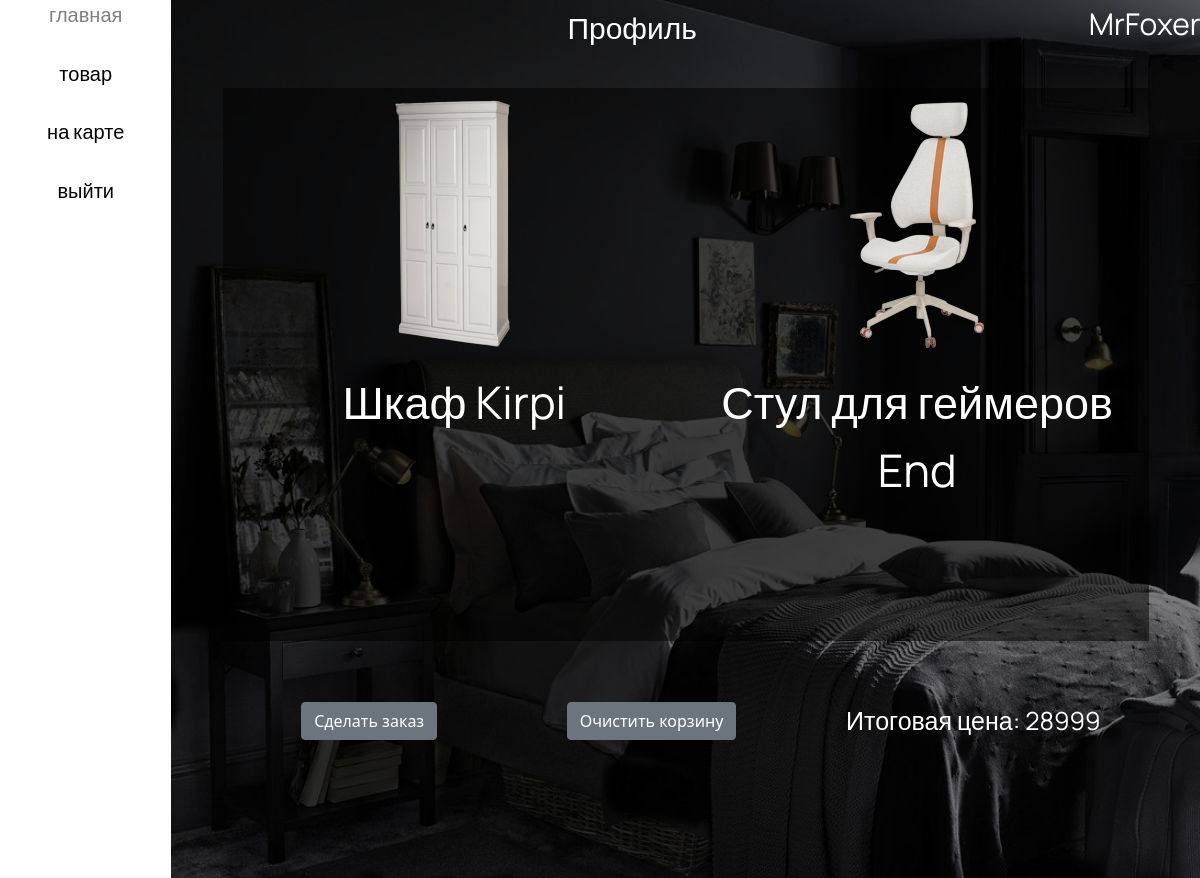
Screenshot of /profile (signed in) with the database file from the repository.
### data/users.py (models this page shows, shortened)
class User(SqlAlchemyBase, UserMixin, SerializerMixin):
    __tablename__ = 'users'
    id = sqlalchemy.Column(sqlalchemy.Integer,
                           primary_key=True, autoincrement=True)
    name = sqlalchemy.Column(sqlalchemy.String, nullable=True)
    email = sqlalchemy.Column(sqlalchemy.String,
                              index=True, unique=True, nullable=True)
    hashed_password = sqlalchemy.Column(sqlalchemy.String, nullable=True)
    created_date = sqlalchemy.Column(sqlalchemy.DateTime,
                                     default=datetime.datetime.now)
    basket = sqlalchemy.Column(sqlalchemy.String, default='')

### data/products.py (models this page shows)
class Product(SqlAlchemyBase, SerializerMixin):
    __tablename__ = 'products'
    id = sqlalchemy.Column(sqlalchemy.Integer, primary_key=True, autoincrement=True)
    name = sqlalchemy.Column(sqlalchemy.String, unique=True)
    price = sqlalchemy.Column(sqlalchemy.Integer, nullable=True)
    image_name = sqlalchemy.Column(sqlalchemy.String)
    description = sqlalchemy.Column(sqlalchemy.String)

### main.py (the view)
@app.route('/profile')
def profile():
    db_sess = db_session.create_session()
    user = db_sess.query(User).filter(User.id == current_user.id).first()
    if user:
        if user.basket == '':
            return render_template('profile.html',
                                   basket=False)
        else:
            user_basket = user.basket.split(', ')
            user_basket_string = ''
            for x in user_basket:
                user_basket_string += x
            total_price = 0
            all_products = []
            for i in user_basket:
                if db_sess.query(Product).filter(Product.id == i).first():
                    all_products.append(db_sess.query(Product).filter(Product.id == i).first())
            for item in all_products:
                total_price += item.price
            return render_template('profile.html',
                                   products=all_products,
                                   total_price=total_price,
                                   user=user,
                                   user_basket=user_basket_string)
    else:
        abort(404)

### data/db_session.py (called while the page is built)
def create_session() -> Session:
    global __factory
    return __factory()

### main.py (called while the page is built)
@login_manager.user_loader
def load_user(user_id):
    db_sess = db_session.create_session()
    return db_sess.query(User).get(user_id)

### templates/profile.html (shortened to what this page needs)
<!DOCTYPE html>
<html lang="ru">
<head>
  <link rel="stylesheet" href="{{ url_for('static',filename='styles/style_profile.css') }}">
  <link href="https://cdn.jsdelivr.net/npm/bootstrap@5.1.3/dist/css/bootstrap.min.css" rel="stylesheet">
</head>
<body>
  <div class="menu">
    <div class="menu__body">
      <a href="/" class="menu__button">главная</a>
      <a href="/products" class="menu__button">товар</a>
      <a href="/on_map" class="menu__button">на карте</a>
      <a class="menu__button" href="/logout">выйти</a>
    </div>
  </div>
  <div class="wrapper">
    <main class="main">
      <div class="bar">
        <div class="bar__body">
          <div class="bar__name">
              Профиль
          </div>
          <div class="bar__name">
              {{ current_user.name }}
          </div>
        </div>
      </div>
      <div class="list">
          <div class="list__body">
            {% for item in products %}
            <div class="list__row">
              <p class="product_img"><img src="{{url_for('static', filename=item.image_name)}}" class="product_img"></p>
              <p class="item_title">{{ item.name }}</p>
            </div>
            {% endfor %}
          </div>
      </div>
      {% if basket != False %}
      <div class="under_bar">
        <p class="under_bar_btn"><a class="btn btn-secondary" href="/ordering/{{ user_basket }}">Сделать заказ</a></p>
        <p class="under_bar_btn2"><a class="btn btn-secondary" href="/clear_cart">Очистить корзину</a></p>
        <p class="message">Итоговая цена: {{ total_price }}</p>
      </div>
      {% endif %}
    </main>
  </div>
</body>
</html>

### static/styles/style_profile.css (style rules this page uses)
html,body { height: 100%; width: 100%; margin: 0; padding: 0; }
body { display: grid; grid-template: 1fr / 1fr 6fr; }
p { text-align: center; }
a { text-align: center; }
.wrapper { min-height: 100%; display: flex; flex-direction: column; background: white; }
.menu__body { display: grid; grid-template: repeat(5, 1fr) 10fr / 1fr; height: 100%; }
.menu__button { transition-duration: 0.3s; font-family: 'Manrope', sans-serif; font-size: 30px; text-align: center; text-decoration-line: none; color: black; }
main { background-image: url('/static/img/фон3.jpg'); background-size: cover; height: 100%; display: grid; grid-template: 10% 70% 20% / 1fr; }
.bar { height: 10%; }
.bar__body { width: 100%; display: grid; grid-template: 1fr / 10fr 1fr; }
.bar__name { font-family: 'Manrope', sans-serif; font-size: 30px; text-align: center; color: white; margin-top: 0.5%; margin-left: 0.5%; }
.list { transition-duration: 0.3s; height: 90%; width: 90%; margin-left: 5%; background: rgba(0, 0, 0, 0.5); }
.list__body { transition-duration: 0.3s; height: 100%; overflow-y: scroll; display: grid; grid-template: 1fr / 1fr 1fr 1fr; }
.list__row { width: 90%; margin-left: 5%; padding-bottom: 150px; margin-top: 2%; }
.item_title { font-family: 'Manrope', sans-serif; font-size: 45px; text-decoration-line: none; color: white; }
.message { font-family: 'Manrope', sans-serif; font-size: 25px; color: white; text-align: left; margin-left: 60px; grid-area: B; }
.under_bar_btn { margin-left: 30px; grid-area: A; }
.under_bar_btn2 { margin-left: 30px; grid-area: C; }
.under_bar { display: grid; grid-template-areas: "A A A A C C C C B B B B"; margin-left: 50px; }
@media (max-width: 1200px) { .list__body { display: grid; grid-template: 1fr / 1fr 1fr; } }
@media (max-width: 1200px) { .menu__button { font-size: 20px; } }

### rows the page displays
User: name "MrFoxer"
Product: image_name (picture), name "Шкаф Kirpi"
Product: image_name (picture), name "Стул для геймеров End"

### other values shown
{{ total_price }} "28999"
